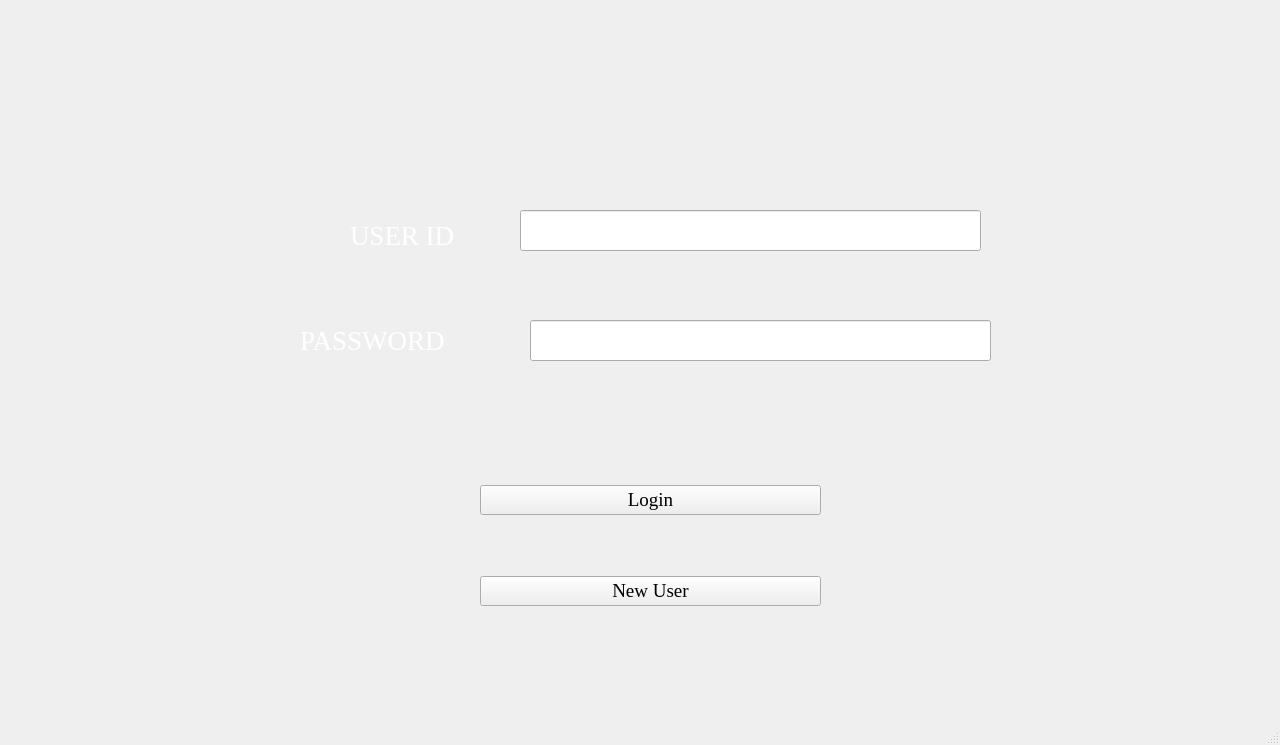
<?xml version="1.0" encoding="UTF-8"?>
<ui version="4.0">
 <class>MainWindow</class>
 <widget class="QMainWindow" name="MainWindow">
  <property name="geometry">
   <rect>
    <x>0</x>
    <y>0</y>
    <width>1280</width>
    <height>745</height>
   </rect>
  </property>
  <property name="minimumSize">
   <size>
    <width>1280</width>
    <height>720</height>
   </size>
  </property>
  <property name="windowTitle">
   <string>skeleton</string>
  </property>
  <widget class="QWidget" name="centralwidget">
   <widget class="QLabel" name="label">
    <property name="geometry">
     <rect>
      <x>0</x>
      <y>0</y>
      <width>1280</width>
      <height>720</height>
     </rect>
    </property>
    <property name="text">
     <string/>
    </property>
    <property name="pixmap">
     <pixmap>../images/spam720p.jpg</pixmap>
    </property>
   </widget>
   <widget class="QWidget" name="verticalLayoutWidget">
    <property name="geometry">
     <rect>
      <x>480</x>
      <y>430</y>
      <width>341</width>
      <height>231</height>
     </rect>
    </property>
    <layout class="QVBoxLayout" name="verticalLayout">
     <item>
      <widget class="QPushButton" name="pushButton">
       <property name="font">
        <font>
         <family>Times New Roman</family>
         <pointsize>14</pointsize>
        </font>
       </property>
       <property name="text">
        <string>Login</string>
       </property>
      </widget>
     </item>
     <item>
      <widget class="QPushButton" name="pushButton_2">
       <property name="font">
        <font>
         <family>Times New Roman</family>
         <pointsize>14</pointsize>
        </font>
       </property>
       <property name="text">
        <string>New User</string>
       </property>
      </widget>
     </item>
    </layout>
   </widget>
   <widget class="QLineEdit" name="lineEdit">
    <property name="geometry">
     <rect>
      <x>520</x>
      <y>210</y>
      <width>461</width>
      <height>41</height>
     </rect>
    </property>
   </widget>
   <widget class="QLineEdit" name="lineEdit_2">
    <property name="geometry">
     <rect>
      <x>530</x>
      <y>320</y>
      <width>461</width>
      <height>41</height>
     </rect>
    </property>
   </widget>
   <widget class="QLabel" name="label_2">
    <property name="geometry">
     <rect>
      <x>350</x>
      <y>220</y>
      <width>141</width>
      <height>31</height>
     </rect>
    </property>
    <property name="palette">
     <palette>
      <active>
       <colorrole role="WindowText">
        <brush brushstyle="SolidPattern">
         <color alpha="255">
          <red>255</red>
          <green>255</green>
          <blue>255</blue>
         </color>
        </brush>
       </colorrole>
       <colorrole role="Text">
        <brush brushstyle="SolidPattern">
         <color alpha="255">
          <red>0</red>
          <green>0</green>
          <blue>0</blue>
         </color>
        </brush>
       </colorrole>
      </active>
      <inactive>
       <colorrole role="WindowText">
        <brush brushstyle="SolidPattern">
         <color alpha="255">
          <red>255</red>
          <green>255</green>
          <blue>255</blue>
         </color>
        </brush>
       </colorrole>
       <colorrole role="Text">
        <brush brushstyle="SolidPattern">
         <color alpha="255">
          <red>0</red>
          <green>0</green>
          <blue>0</blue>
         </color>
        </brush>
       </colorrole>
      </inactive>
      <disabled>
       <colorrole role="WindowText">
        <brush brushstyle="SolidPattern">
         <color alpha="255">
          <red>120</red>
          <green>120</green>
          <blue>120</blue>
         </color>
        </brush>
       </colorrole>
       <colorrole role="Text">
        <brush brushstyle="SolidPattern">
         <color alpha="255">
          <red>120</red>
          <green>120</green>
          <blue>120</blue>
         </color>
        </brush>
       </colorrole>
      </disabled>
     </palette>
    </property>
    <property name="font">
     <font>
      <family>Times New Roman</family>
      <pointsize>20</pointsize>
     </font>
    </property>
    <property name="text">
     <string>USER ID</string>
    </property>
   </widget>
   <widget class="QLabel" name="label_3">
    <property name="geometry">
     <rect>
      <x>300</x>
      <y>330</y>
      <width>171</width>
      <height>20</height>
     </rect>
    </property>
    <property name="palette">
     <palette>
      <active>
       <colorrole role="WindowText">
        <brush brushstyle="SolidPattern">
         <color alpha="255">
          <red>255</red>
          <green>255</green>
          <blue>255</blue>
         </color>
        </brush>
       </colorrole>
       <colorrole role="Text">
        <brush brushstyle="SolidPattern">
         <color alpha="255">
          <red>0</red>
          <green>0</green>
          <blue>0</blue>
         </color>
        </brush>
       </colorrole>
      </active>
      <inactive>
       <colorrole role="WindowText">
        <brush brushstyle="SolidPattern">
         <color alpha="255">
          <red>255</red>
          <green>255</green>
          <blue>255</blue>
         </color>
        </brush>
       </colorrole>
       <colorrole role="Text">
        <brush brushstyle="SolidPattern">
         <color alpha="255">
          <red>0</red>
          <green>0</green>
          <blue>0</blue>
         </color>
        </brush>
       </colorrole>
      </inactive>
      <disabled>
       <colorrole role="WindowText">
        <brush brushstyle="SolidPattern">
         <color alpha="255">
          <red>120</red>
          <green>120</green>
          <blue>120</blue>
         </color>
        </brush>
       </colorrole>
       <colorrole role="Text">
        <brush brushstyle="SolidPattern">
         <color alpha="255">
          <red>120</red>
          <green>120</green>
          <blue>120</blue>
         </color>
        </brush>
       </colorrole>
      </disabled>
     </palette>
    </property>
    <property name="font">
     <font>
      <family>Times New Roman</family>
      <pointsize>20</pointsize>
     </font>
    </property>
    <property name="text">
     <string>PASSWORD</string>
    </property>
   </widget>
  </widget>
  <widget class="QMenuBar" name="menubar">
   <property name="geometry">
    <rect>
     <x>0</x>
     <y>0</y>
     <width>1280</width>
     <height>21</height>
    </rect>
   </property>
  </widget>
  <widget class="QStatusBar" name="statusbar"/>
 </widget>
 <resources/>
 <connections/>
</ui>
